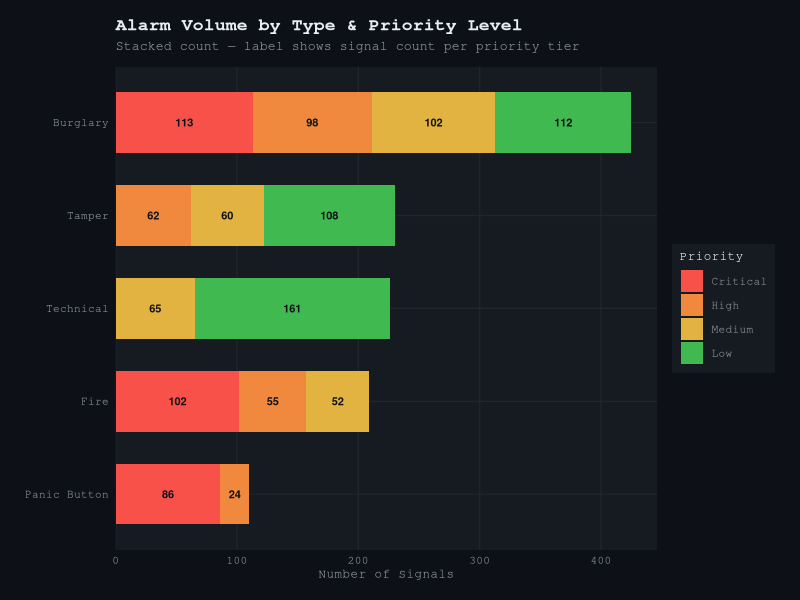
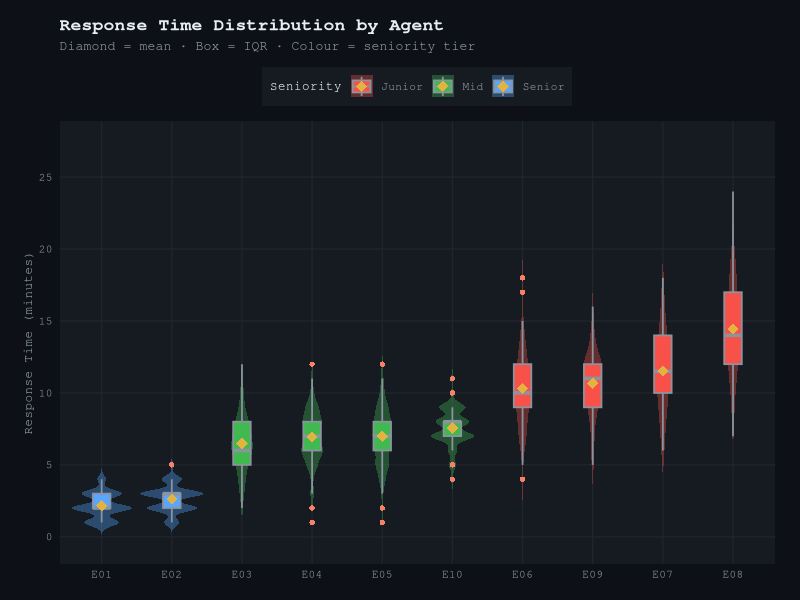
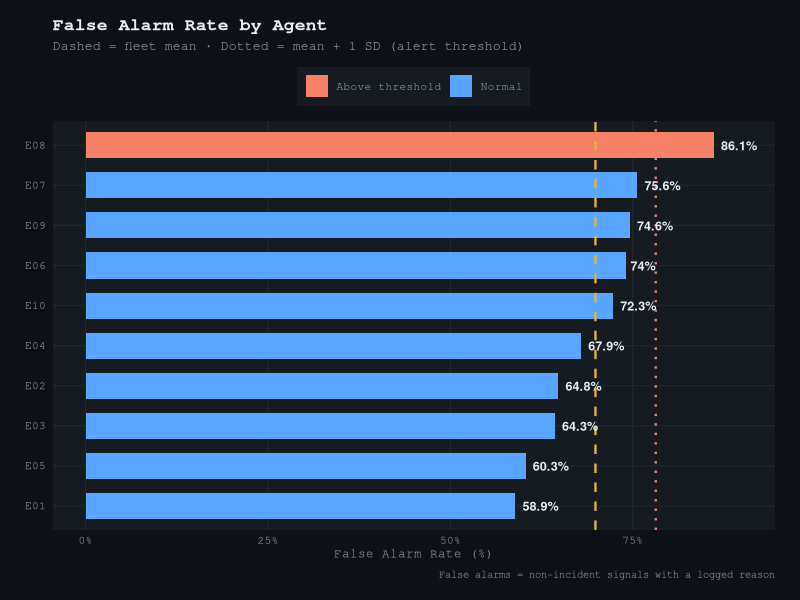
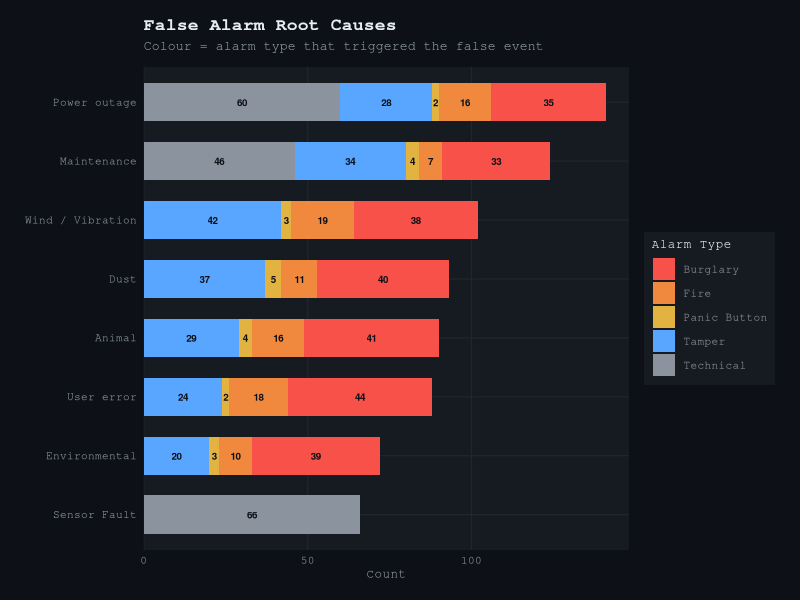
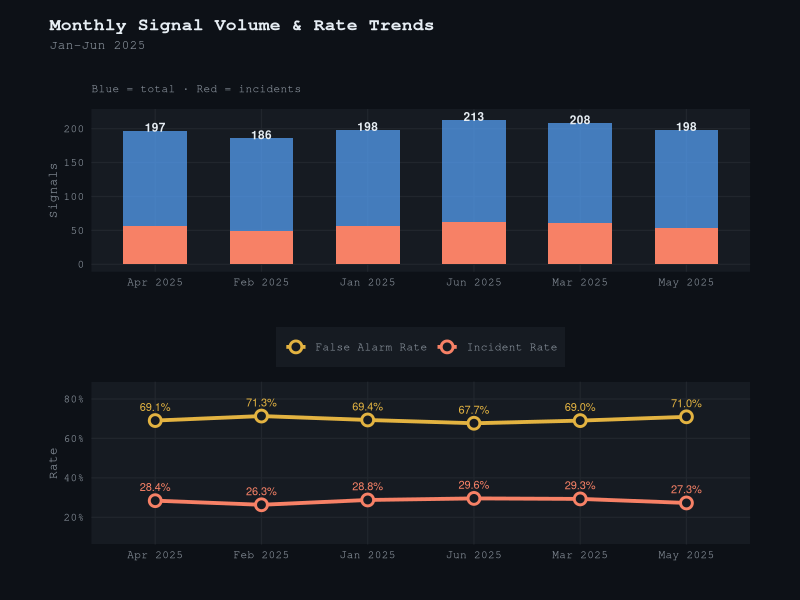
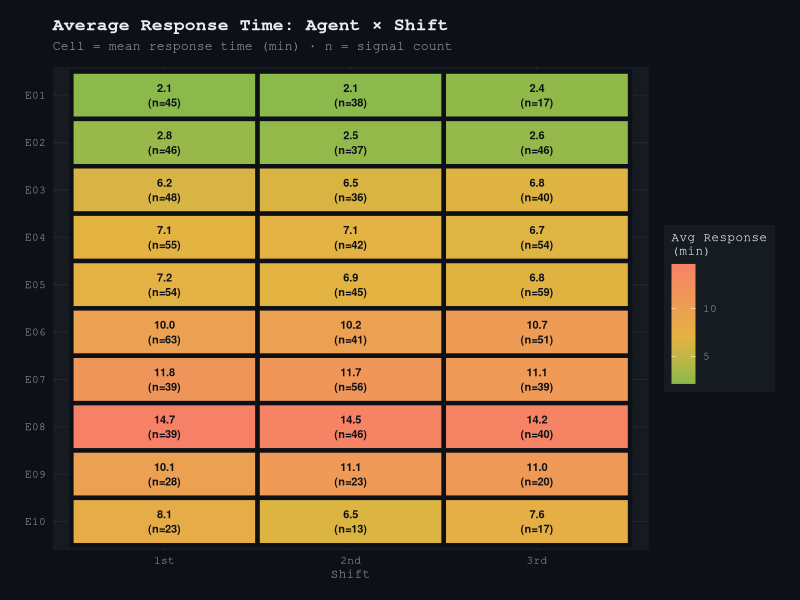
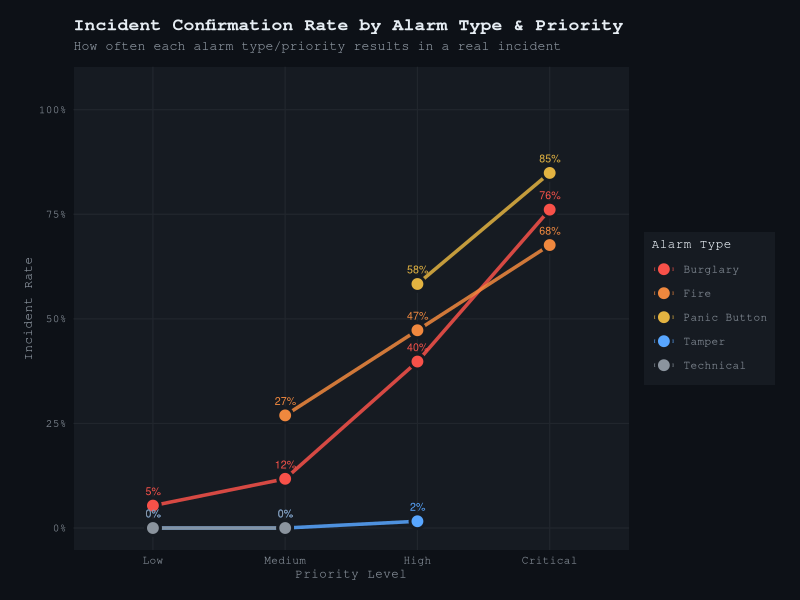
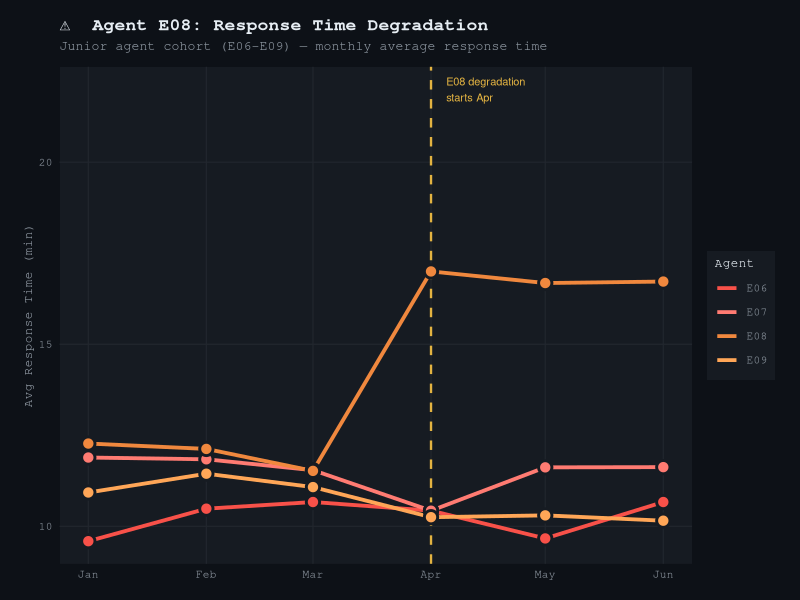

The R script that drew these images, in order:
# =============================================================================
#  Security Operations Center (SOC) — Alarm Signal Analysis
#  Author  : Konstantina Gianniou
# =============================================================================

### Packages ###
install.packages(c("readxl", "dplyr", "tidyr", "lubridate", "stringr", "forcats",
                   "ggplot2", "scales", "patchwork", "ggtext", "viridis",
                   "broom", "knitr"))

library(readxl);library(dplyr);library(tidyr);library(lubridate);library(stringr);library(forcats);
library(ggplot2);library(scales);library(patchwork);library(ggtext);library(viridis);library(broom);library(knitr)

### Data cleaning ###

data=read_excel("SOC_Enhanced_Dataset.xlsx", sheet = "SOC_Alarms")

df=data %>%
  mutate(
    Date             = as.Date(Date),
    Month            = floor_date(Date, "month"),
    Month_Label      = format(Date, "%b %Y"),
    Week             = floor_date(Date, "week"),
    Hour             = as.integer(str_extract(Time, "^\\d+")),
    is_incident      = (Incident == "Yes"),
    is_false_alarm   = (!is_incident & False_Alarm_Reason != "N/A"),
    police_called    = (Police_Called == "Yes"),
    fire_called      = (Fire_Department_Called == "Yes"),
    escalated        = (Escalated == "Yes"),
    Priority_Level   = factor(Priority_Level,
                              levels = c("Low","Medium","High","Critical"),
                              ordered = TRUE),
    Agent_Seniority  = factor(Agent_Seniority,
                              levels = c("Junior","Mid","Senior"),
                              ordered = TRUE),
    Shift            = factor(Shift, levels = c("1st","2nd","3rd")),
    FA_Reason        = ifelse(False_Alarm_Reason == "N/A" | is.na(False_Alarm_Reason),
                              NA_character_, False_Alarm_Reason)
  )

cat(sprintf("Records loaded   : %d\n",  nrow(df)))
cat(sprintf("Date range       : %s → %s\n", min(df$Date), max(df$Date)))
cat(sprintf("Agents           : %s\n",
            paste(sort(unique(df$Handled_By)), collapse = ", ")))
cat(sprintf("Alarm types      : %s\n",
            paste(sort(unique(df$Alarm_Type)), collapse = ", ")))
cat(sprintf("Incident rate    : %.1f%%\n", mean(df$is_incident)*100))
cat(sprintf("False alarm rate : %.1f%%\n", mean(df$is_false_alarm, na.rm=TRUE)*100))


### Pallete for dashboard ###

COL_BG="#0D1117"
COL_PANEL="#161B22"
COL_GRID="#21262D"
COL_TEXT="#E6EDF3"
COL_MUTED="#8B949E"
COL_ACCENT="#F78166"   
COL_SAFE="#3FB950"  
COL_INFO="#58A6FF"   
COL_WARN="#E3B341" 

priority_cols=c(
  "Low"      = "#3FB950",
  "Medium"   = "#E3B341",
  "High"     = "#F0883E",
  "Critical" = "#F85149"
)

alarm_cols=c(
  "Burglary"     = "#F85149",
  "Fire"         = "#F0883E",
  "Panic Button" = "#E3B341",
  "Tamper"       = "#58A6FF",
  "Technical"    = "#8B949E"
)

agent_cols=c(
  E01="#58A6FF", E02="#79C0FF",
  E03="#3FB950", E04="#56D364", E05="#2EA043", E10="#85E89D",
  E06="#F85149", E07="#FF7B72", E08="#F0883E", E09="#FFA657"
)

seniority_cols=c("Senior"="#58A6FF", "Mid"="#3FB950", "Junior"="#F85149")

library(ggplot2)

soc_theme= theme_minimal(base_family = "mono") +
  theme(
    plot.background    = element_rect(fill = COL_BG,    colour = NA),
    panel.background   = element_rect(fill = COL_PANEL, colour = NA),
    panel.grid.major   = element_line(colour = COL_GRID, linewidth = 0.4),
    panel.grid.minor   = element_blank(),
    plot.title         = element_text(colour = COL_TEXT,  face="bold", size=13),
    plot.subtitle      = element_text(colour = COL_MUTED, size=9.5,
                                      margin = margin(b=10)),
    plot.caption       = element_text(colour = COL_MUTED, size=7.5,
                                      margin = margin(t=8)),
    axis.title         = element_text(colour = COL_MUTED, size=9),
    axis.text          = element_text(colour = COL_MUTED, size=8),
    legend.background  = element_rect(fill = COL_PANEL, colour = NA),
    legend.title       = element_text(colour = COL_TEXT,  size=9),
    legend.text        = element_text(colour = COL_MUTED, size=8),
    strip.background   = element_rect(fill = COL_GRID, colour = NA),
    strip.text         = element_text(colour = COL_TEXT, face="bold", size=9),
    plot.margin        = margin(14, 18, 14, 18)
  )

theme_set(soc_theme)


### KPIs ###

kpi=list(
  total_signals    = nrow(df),
  incident_rate    = mean(df$is_incident),
  false_alarm_rate = mean(df$is_false_alarm, na.rm = TRUE),
  escalation_rate  = mean(df$escalated),
  avg_response     = mean(df$Response_Time_Min),
  avg_resolution   = mean(df$Resolution_Time_Min),
  critical_pct     = mean(df$Priority_Level == "Critical")
)

cat(sprintf("Total Signals      : %d\n",   kpi$total_signals))
cat(sprintf("Incident Rate      : %.1f%%\n", kpi$incident_rate*100))
cat(sprintf("False Alarm Rate   : %.1f%%\n", kpi$false_alarm_rate*100))
cat(sprintf("Escalation Rate    : %.1f%%\n", kpi$escalation_rate*100))
cat(sprintf("Avg Response Time  : %.1f min\n", kpi$avg_response))
cat(sprintf("Avg Resolution Time: %.1f min\n", kpi$avg_resolution))
cat(sprintf("Critical Signals   : %.1f%%\n", kpi$critical_pct*100))


### Agent performance ###

agent_summary=df %>%
  group_by(Handled_By, Agent_Seniority) %>%
  summarise(
    Total_Signals      = n(),
    Incidents          = sum(is_incident),
    Incident_Rate_Pct  = round(mean(is_incident)*100, 1),
    False_Alarms       = sum(is_false_alarm, na.rm=TRUE),
    False_Alarm_Pct    = round(mean(is_false_alarm, na.rm=TRUE)*100, 1),
    Avg_Response_Min   = round(mean(Response_Time_Min), 2),
    Avg_Resolution_Min = round(mean(Resolution_Time_Min), 2),
    Escalations        = sum(escalated),
    .groups = "drop"
  ) %>%
  arrange(Agent_Seniority, Handled_By)

library(knitr)

cat("\n── AGENT PERFORMANCE SUMMARY ────────────────────────────────────────────\n")
print(kable(agent_summary, format = "simple"))


### Plots ###
p1=df %>%
  count(Alarm_Type, Priority_Level) %>%
  group_by(Alarm_Type) %>%
  mutate(total = sum(n), pct = n/total) %>%
  ggplot(aes(x = fct_reorder(Alarm_Type, total, .desc=FALSE),
             y = n, fill = Priority_Level)) +
  geom_col(width = 0.65) +
  geom_text(aes(label = n, group = Priority_Level),
            position = position_stack(vjust = 0.5),
            size = 2.8, colour = COL_BG, fontface = "bold") +
  coord_flip() +
  scale_fill_manual(values = priority_cols,
                    guide  = guide_legend(reverse=TRUE)) +
  scale_y_continuous(expand = expansion(mult=c(0,0.05))) +
  labs(
    title    = "Alarm Volume by Type & Priority Level",
    subtitle = "Stacked count — label shows signal count per priority tier",
    x = NULL, y = "Number of Signals", fill = "Priority"
  );p1

p2=df %>%
  mutate(Handled_By = fct_reorder(Handled_By, Response_Time_Min, median)) %>%
  ggplot(aes(x = Handled_By, y = Response_Time_Min, fill = Agent_Seniority)) +
  geom_violin(alpha = 0.35, colour = NA, trim = FALSE) +
  geom_boxplot(width = 0.25, outlier.shape = 21, outlier.size = 1.5,
               outlier.colour = NA, outlier.fill = COL_ACCENT,
               colour = COL_MUTED, linewidth = 0.6) +
  stat_summary(fun = mean, geom = "point", shape = 18,
               size = 3.5, colour = COL_WARN) +
  scale_fill_manual(values = seniority_cols) +
  scale_y_continuous(breaks = seq(0, 30, 5)) +
  labs(
    title    = "Response Time Distribution by Agent",
    subtitle = "Diamond = mean · Box = IQR · Colour = seniority tier",
    x = NULL, y = "Response Time (minutes)", fill = "Seniority"
  ) +
  theme(legend.position = "top");p2

library(scales)

p3=agent_summary %>%
  mutate(
    Handled_By = fct_reorder(Handled_By, False_Alarm_Pct),
    flag = ifelse(False_Alarm_Pct > mean(False_Alarm_Pct) + sd(False_Alarm_Pct),
                  "Above threshold", "Normal")
  ) %>%
  ggplot(aes(x = Handled_By, y = False_Alarm_Pct, fill = flag)) +
  geom_col(width = 0.65) +
  geom_hline(aes(yintercept = mean(agent_summary$False_Alarm_Pct)),
             colour = COL_WARN, linetype = "dashed", linewidth = 0.8) +
  geom_hline(aes(yintercept = mean(agent_summary$False_Alarm_Pct) +
                   sd(agent_summary$False_Alarm_Pct)),
             colour = COL_ACCENT, linetype = "dotted", linewidth = 0.8) +
  geom_text(aes(label = paste0(False_Alarm_Pct, "%")),
            hjust = -0.2, size = 3.2, colour = COL_TEXT, fontface = "bold") +
  coord_flip() +
  scale_fill_manual(values = c("Above threshold" = COL_ACCENT,
                                "Normal"          = COL_INFO)) +
  scale_y_continuous(limits = c(0, 90), labels = label_percent(scale=1)) +
  labs(
    title    = "False Alarm Rate by Agent",
    subtitle = "Dashed = fleet mean · Dotted = mean + 1 SD (alert threshold)",
    x = NULL, y = "False Alarm Rate (%)", fill = NULL,
    caption  = "False alarms = non-incident signals with a logged reason"
  ) +
  theme(legend.position = "top");p3

p4=df %>%
  filter(!is.na(FA_Reason)) %>%
  count(FA_Reason, Alarm_Type) %>%
  mutate(FA_Reason = fct_reorder(FA_Reason, n, sum)) %>%
  ggplot(aes(x = FA_Reason, y = n, fill = Alarm_Type)) +
  geom_col(width = 0.65) +
  geom_text(aes(label = n, group = Alarm_Type),
            position = position_stack(vjust = 0.5),
            size = 2.5, colour = COL_BG, fontface = "bold") +
  coord_flip() +
  scale_fill_manual(values = alarm_cols) +
  scale_y_continuous(expand = expansion(mult=c(0,0.05))) +
  labs(
    title    = "False Alarm Root Causes",
    subtitle = "Colour = alarm type that triggered the false event",
    x = NULL, y = "Count", fill = "Alarm Type"
  );p4

monthly_trend=df %>%
  group_by(Month, Month_Label) %>%
  summarise(
    Total     = n(),
    Incidents = sum(is_incident),
    Inc_Rate  = mean(is_incident),
    FA_Rate   = mean(is_false_alarm, na.rm=TRUE),
    Avg_RT    = mean(Response_Time_Min),
    .groups   = "drop"
  ) %>%
  arrange(Month)

p5_bar=monthly_trend %>%
  pivot_longer(c(Incidents, Total), names_to = "type", values_to = "n") %>%
  filter(type == "Total") %>%
  ggplot(aes(x = Month_Label, y = n)) +
  geom_col(fill = COL_INFO, width = 0.6, alpha = 0.7) +
  geom_col(data = monthly_trend %>%
             mutate(n = Incidents, Month_Label = Month_Label),
           aes(x = Month_Label, y = n),
           fill = COL_ACCENT, width = 0.6, inherit.aes = FALSE) +
  geom_text(data = monthly_trend, aes(x = Month_Label, y = Total + 5,
            label = Total), colour = COL_TEXT, size = 3, fontface="bold",
            inherit.aes = FALSE) +
  labs(x = NULL, y = "Signals", subtitle = "Blue = total · Red = incidents") +
  theme(plot.subtitle = element_text(size=8))

p5_line=monthly_trend %>%
  pivot_longer(c(Inc_Rate, FA_Rate), names_to="metric", values_to="rate") %>%
  mutate(metric = recode(metric,
    "Inc_Rate" = "Incident Rate",
    "FA_Rate"  = "False Alarm Rate")) %>%
  ggplot(aes(x = Month_Label, y = rate, colour = metric, group = metric)) +
  geom_line(linewidth = 1.3) +
  geom_point(size = 3, shape = 21, fill = COL_PANEL, stroke = 1.5) +
  geom_text(aes(label = percent(rate, accuracy=0.1)),
            vjust = -1.2, size = 2.8, show.legend = FALSE) +
  scale_colour_manual(values = c("Incident Rate" = COL_ACCENT,
                                 "False Alarm Rate" = COL_WARN)) +
  scale_y_continuous(labels = percent_format(), limits = c(0.1, 0.85)) +
  labs(x = NULL, y = "Rate", colour = NULL) +
  theme(legend.position = "top", plot.subtitle = element_blank())

library(patchwork)

p5=(p5_bar / p5_line) +
  plot_annotation(
    title    = "Monthly Signal Volume & Rate Trends",
    subtitle = "Jan–Jun 2025",
    theme = theme(
      plot.title    = element_text(colour=COL_TEXT, face="bold", size=13),
      plot.subtitle = element_text(colour=COL_MUTED, size=9),
      plot.background = element_rect(fill=COL_BG, colour=NA)
    )
  );p5

shift_agent=df %>%
  group_by(Handled_By, Shift) %>%
  summarise(
    avg_response = mean(Response_Time_Min),
    n            = n(),
    inc_rate     = mean(is_incident),
    .groups = "drop"
  )

p6=shift_agent %>%
  ggplot(aes(x = Shift, y = fct_rev(Handled_By), fill = avg_response)) +
  geom_tile(colour = COL_BG, linewidth = 1.5) +
  geom_text(aes(label = sprintf("%.1f\n(n=%d)", avg_response, n)),
            size = 2.8, colour = COL_BG, fontface = "bold", lineheight = 1.1) +
  scale_fill_gradient2(
    low      = COL_SAFE,
    mid      = COL_WARN,
    high     = COL_ACCENT,
    midpoint = 7,
    name     = "Avg Response\n(min)"
  ) +
  labs(
    title    = "Average Response Time: Agent × Shift",
    subtitle = "Cell = mean response time (min) · n = signal count",
    x = "Shift", y = NULL
  ) +
  theme(panel.grid = element_blank());p6

p7=df %>%
  group_by(Alarm_Type, Priority_Level) %>%
  summarise(
    total     = n(),
    incidents = sum(is_incident),
    inc_rate  = incidents / total,
    .groups   = "drop"
  ) %>%
  ggplot(aes(x = Priority_Level, y = inc_rate,
             colour = Alarm_Type, group = Alarm_Type)) +
  geom_line(linewidth = 1.2, alpha = 0.85) +
  geom_point(size = 4, shape = 21, aes(fill = Alarm_Type),
             colour = COL_PANEL, stroke = 1.5) +
  geom_text(aes(label = percent(inc_rate, accuracy=1)),
            vjust = -1.3, size = 2.7, show.legend = FALSE) +
  scale_colour_manual(values = alarm_cols) +
  scale_fill_manual(values = alarm_cols) +
  scale_y_continuous(labels = percent_format(), limits = c(0, 1.05)) +
  labs(
    title    = "Incident Confirmation Rate by Alarm Type & Priority",
    subtitle = "How often each alarm type/priority results in a real incident",
    x = "Priority Level", y = "Incident Rate", colour = "Alarm Type",
    fill = "Alarm Type"
  ) +
  theme(legend.position = "right");p7

p8=df %>%
  filter(Handled_By %in% c("E08","E06","E07","E09")) %>%   # Junior peers for comparison
  group_by(Handled_By, Month, Month_Label) %>%
  summarise(avg_rt = mean(Response_Time_Min), n = n(), .groups="drop") %>%
  arrange(Month) %>%
  ggplot(aes(x = Month, y = avg_rt, colour = Handled_By, group = Handled_By)) +
  geom_vline(xintercept = as.numeric(as.Date("2025-04-01")),
             linetype = "dashed", colour = COL_WARN, linewidth = 0.8) +
  geom_line(linewidth = 1.3) +
  geom_point(size = 3.5, shape = 21, aes(fill=Handled_By),
             colour=COL_PANEL, stroke=1.5, show.legend=FALSE) +
  annotate("text", x = as.Date("2025-04-05"), y = 22,
           label = "E08 degradation\nstarts Apr", colour=COL_WARN,
           size = 2.8, hjust=0, lineheight=1.2) +
  scale_colour_manual(values = agent_cols) +
  scale_fill_manual(values = agent_cols) +
  scale_x_date(date_labels="%b", date_breaks="1 month") +
  scale_y_continuous(breaks=seq(0,30,5)) +
  labs(
    title    = "⚠  Agent E08: Response Time Degradation",
    subtitle = "Junior agent cohort (E06–E09) — monthly average response time",
    x = NULL, y = "Avg Response Time (min)", colour = "Agent"
  );p8

p9=df %>%
  group_by(Client_Type) %>%
  summarise(
    total      = n(),
    fa_count   = sum(is_false_alarm, na.rm=TRUE),
    fa_rate    = fa_count / total,
    inc_rate   = mean(is_incident),
    .groups = "drop"
  ) %>%
  arrange(fa_rate) %>%
  mutate(Client_Type = fct_reorder(Client_Type, fa_rate)) %>%
  pivot_longer(c(fa_rate, inc_rate), names_to="metric", values_to="rate") %>%
  mutate(metric = recode(metric,
    "fa_rate"  = "False Alarm Rate",
    "inc_rate" = "Incident Rate")) %>%
  ggplot(aes(x = Client_Type, y = rate, fill = metric)) +
  geom_col(position = position_dodge(width = 0.65), width = 0.55) +
  geom_text(aes(label = percent(rate, accuracy=0.1)),
            position = position_dodge(width=0.65),
            vjust = -0.4, size = 2.8, colour = COL_TEXT, fontface="bold") +
  scale_fill_manual(values = c("False Alarm Rate"=COL_WARN,
                                "Incident Rate"   =COL_ACCENT)) +
  scale_y_continuous(labels = percent_format(), limits=c(0,0.85)) +
  labs(
    title    = "False Alarm vs Incident Rate by Client Type",
    subtitle = "Grouped comparison across all 6 client categories",
    x = NULL, y = "Rate", fill = NULL
  ) +
  theme(legend.position = "top");p9

### Dashboard ###

dashboard=(p1 | p3) / (p2) / (p7 | p9) +
  plot_annotation(
    title    = "SOC ALARM INTELLIGENCE DASHBOARD",
    subtitle = "Security Operations Center · Jan–Jun 2025 · 1,200 Signals · 10 Agents",
    theme    = theme(
      plot.background = element_rect(fill=COL_BG, colour=NA),
      plot.title      = element_text(colour=COL_ACCENT, face="bold", size=17,
                                     family="mono"),
      plot.subtitle   = element_text(colour=COL_MUTED, size=10, family="mono",
                                     margin=margin(b=12))
    )
  );dashboard


### Analysis ###

# ANOVA: Response time by Agent
cat("── A. One-Way ANOVA: Response Time ~ Agent ─────────────────────\n")
anova_agent <- aov(Response_Time_Min ~ Handled_By, data = df)
print(summary(anova_agent))

# ANOVA: Response time by Seniority
cat("\n── B. One-Way ANOVA: Response Time ~ Seniority ─────────────────\n")
anova_sen <- aov(Response_Time_Min ~ Agent_Seniority, data = df)
print(summary(anova_sen))

# Kruskal-Wallis: Seniority vs Response
cat("\n── C. Kruskal-Wallis: Response Time ~ Seniority (non-parametric) \n")
kw <- kruskal.test(Response_Time_Min ~ Agent_Seniority, data=df)
print(kw)

# Chi-square: Is false alarm rate independent of Shift?
cat("\n── D. Chi-Square: False Alarm vs Shift ─────────────────────────\n")
fa_shift_tbl <- table(df$is_false_alarm, df$Shift)
print(chisq.test(fa_shift_tbl))

#Chi-square: Incident rate vs Client Type
cat("\n── E. Chi-Square: Incident Rate vs Client Type ──────────────────\n")
inc_ct_tbl <- table(df$is_incident, df$Client_Type)
print(chisq.test(inc_ct_tbl))

# Spearman: Response time vs Priority
cat("\n── F. Spearman Correlation: Response Time vs Priority (numeric) ─\n")
df_cor <- df %>% mutate(priority_num = as.integer(Priority_Level))
cor_res <- cor.test(df_cor$Response_Time_Min, df_cor$priority_num,
                    method = "spearman")
cat(sprintf("ρ = %.4f,  p-value = %.6f\n", cor_res$estimate, cor_res$p.value))

# Logistic regression: Predictors of an incident
cat("\n── G. Logistic Regression: Incident ~ Priority + Alarm + Seniority\n")
logit=glm(is_incident ~ Priority_Level + Alarm_Type + Agent_Seniority,
             data   = df,
             family = binomial(link = "logit"))
library(broom)
tidy_logit=tidy(logit, exponentiate = TRUE, conf.int = TRUE) %>%
  mutate(across(where(is.numeric), ~round(.x, 4))) %>%
  rename(OddsRatio = estimate)
print(kable(tidy_logit, format = "simple"))
cat(sprintf("\nLogit model AIC : %.2f\n", AIC(logit)))
cat(sprintf("Null deviance   : %.2f (df=%d)\n",
            logit$null.deviance, logit$df.null))
cat(sprintf("Residual deviance: %.2f (df=%d)\n",
            logit$deviance, logit$df.residual))

# E08 specific t-test: before vs after April
cat("\n── H. T-Test: E08 Response Time Before vs After April 2025 ─────\n")
e08=df %>% filter(Handled_By == "E08") %>%
  mutate(period = ifelse(Date < as.Date("2025-04-01"), "Before Apr", "From Apr"))
t_e08=t.test(Response_Time_Min ~ period, data = e08, var.equal = FALSE)
print(t_e08)
